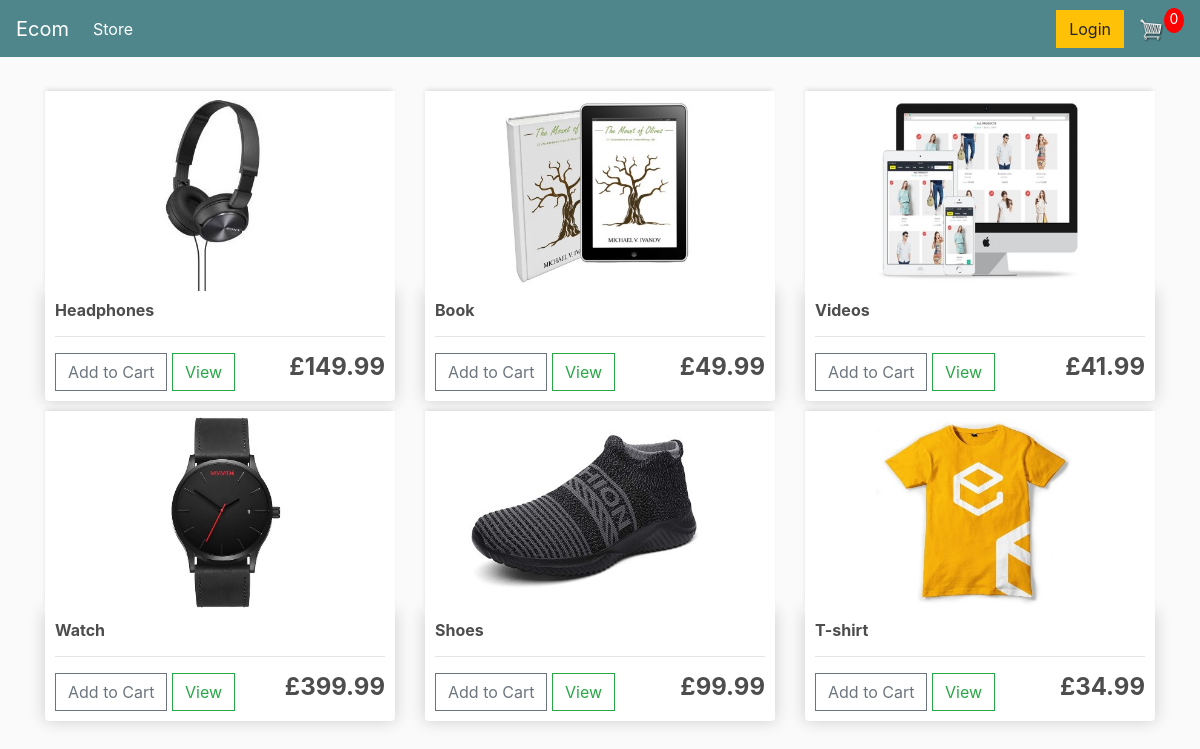
The page / on the database its author committed.
### store/models.py (models this page shows, shortened)
class Product(models.Model):
	name = models.CharField(max_length=200)
	price = models.FloatField()
	digital = models.BooleanField(default=False,null=True, blank=True)
	image = models.ImageField(null=True, blank=True)

### store/views.py (the view)
# urls.py: path('', include('store.urls')),
def store(request):
	data = cartData(request)
	cartItems = data['cartItems']
	order = data['order']
	items = data['items']
	products = Product.objects.all()
	context = {'products':products, 'cartItems':cartItems}
	return render(request, 'store/store.html', context)

### store/utils.py (called while the page is built, shortened)
def cookieCart(request):
	try:
		cart = json.loads(request.COOKIES['cart'])
	except:
		cart = {}
		print('CART:', cart)
	items = []
	order = {'get_cart_total':0, 'get_cart_items':0, 'shipping':False}
	cartItems = order['get_cart_items']
	return {'cartItems':cartItems ,'order':order, 'items':items}

def cartData(request):
	if request.user.is_authenticated:
		customer = request.user.customer
		order, created = Order.objects.get_or_create(customer=customer, complete=False)
		items = order.orderitem_set.all()
		cartItems = order.get_cart_items
	else:
		cookieData = cookieCart(request)
		cartItems = cookieData['cartItems']
		order = cookieData['order']
		items = cookieData['items']
	return {'cartItems':cartItems ,'order':order, 'items':items}

### store/templates/store/store.html (shortened to what this page needs)
{% extends 'store/main.html' %}
{% load static %}
{% block content %}
	<div class="row">
		{% for product in products %}
      <div class="col-lg-4">
	  <img class="thumbnail" src="{{product.image.url}}">
		<div class="box-element product">
			<h6><strong>{{product.name}}</strong></h6>
			<hr>
			<button data-product="{{product.id}}" data-action="add" class="btn btn-outline-secondary add-btn update-cart">Add to Cart</button>
			<a class="btn btn-outline-success" href="#">View</a>
			<h4 style="display: inline-block; float: right"><strong>£{{product.price}}</strong></h4>
	     </div>
     </div>
{% endfor %}
{% endblock content %}

### static/css/main.css (style rules this page uses)
body { background-color: hsl(0, 0%, 98%); }
h1,h2,h3,h4,h5,h6 { color:hsl(0, 0%, 30%); }
.box-element { box-shadow:hsl(0, 0%, 80%) 0 0 16px; background-color: #fff; border-radius: 4px; padding: 10px; }
.thumbnail { width: 100%; height: 200px; -webkit-box-shadow: -1px -3px 5px -2px rgba(214,214,214,1); -moz-box-shadow: -1px -3px 5px -2px rgba(214,214,214,1); box-shadow: -1px -3px 5px -2px rgba(214,214,214,1); }
.product { border-radius: 0 0 4px 4px; }
.col-lg-4, .col-lg-6, .col-lg-8, .col-lg-12 { margin-top: 10px; }
.btn { border-radius: 0; }

### rows shown on the page
Product: image (picture), name "Headphones", price "149.99"
Product: image (picture), name "Book", price "49.99"
Product: image (picture), name "Videos", price "41.99"
Product: image (picture), name "Watch", price "399.99"
Product: image (picture), name "Shoes", price "99.99"
Product: image (picture), name "T-shirt", price "34.99"

### other values the page prints
{{ cartItems }} "0"
